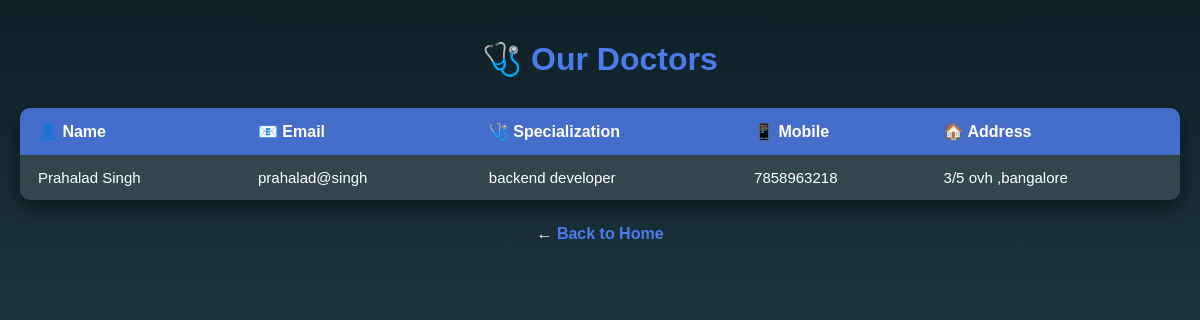
Screenshot of /show_doctors with the database file from the repository.
### login/models.py (models this page shows)
class Doctor(models.Model):
    first_name=models.CharField(max_length=15)
    last_name=models.CharField(max_length=15)
    email=models.EmailField()
    specialization=models.CharField(max_length=30)
    mobile_num=models.CharField(max_length=10)
    address=models.TextField()

### doctor_consultancy/views.py (the view)
# urls.py: path("show_doctors",show_doctors,name='show_doctors'),
def show_doctors(request):
    doctors=Doctor.objects.all()
    return render(request,'show_doctors.html',{'doctors':doctors})

### templates/show_doctors.html (shortened to what this page needs)
{% load static %}
<!DOCTYPE html>
<html lang="en">
<head>
</head>
<body>
  <h2>🩺 Our Doctors</h2>
  <table>
    <tr>
      <th>👤 Name</th>
      <th>📧 Email</th>
      <th>🩺 Specialization</th>
      <th>📱 Mobile</th>
      <th>🏠 Address</th>
    </tr>
    {% for doc in doctors %}
    <tr>
      <td>{{ doc.first_name }} {{ doc.last_name }}</td>
      <td>{{ doc.email }}</td>
      <td>{{ doc.specialization }}</td>
      <td>{{ doc.mobile_num }}</td>
      <td>{{ doc.address }}</td>
    </tr>
    {% empty %}
    <tr>
      <td colspan="5" style="text-align:center;">No doctors registered yet 😔</td>
    </tr>
    {% endfor %}
  </table>
  <div class="back-link">
    <p>← <a href="{% url 'home' %}">Back to Home</a></p>
  </div>
</body>
</html>

### templates/show_doctors.html (style rules this page uses)
* { margin:0; padding:0; box-sizing:border-box; font-family:"Poppins", Arial, sans-serif; }
body { min-height:100vh; background: linear-gradient(180deg, #0f2027, #203a43, #2c5364); color:#fff; padding:40px 20px; }
h2 { text-align:center; color:#4b7bec; margin-bottom:30px; font-size:32px; }
table { width:100%; border-collapse: collapse; background: rgba(255,255,255,0.08); border-radius:10px; overflow:hidden; box-shadow:0 8px 20px rgba(0,0,0,0.5); }
th, td { padding:14px 18px; text-align:left; }
th { background: rgba(75,123,236,0.8); color:#fff; font-size:16px; }
tr:nth-child(even) { background: rgba(255,255,255,0.05); }
td { font-size:15px; }
.back-link { text-align:center; margin-top:25px; }
.back-link a { color:#4b7bec; text-decoration:none; font-weight:600; }

### rows the page displays
Doctor: first_name "Prahalad", last_name "Singh", email "prahalad@singh", specialization "backend developer", mobile_num "7858963218", address "3/5 ovh ,bangalore"
